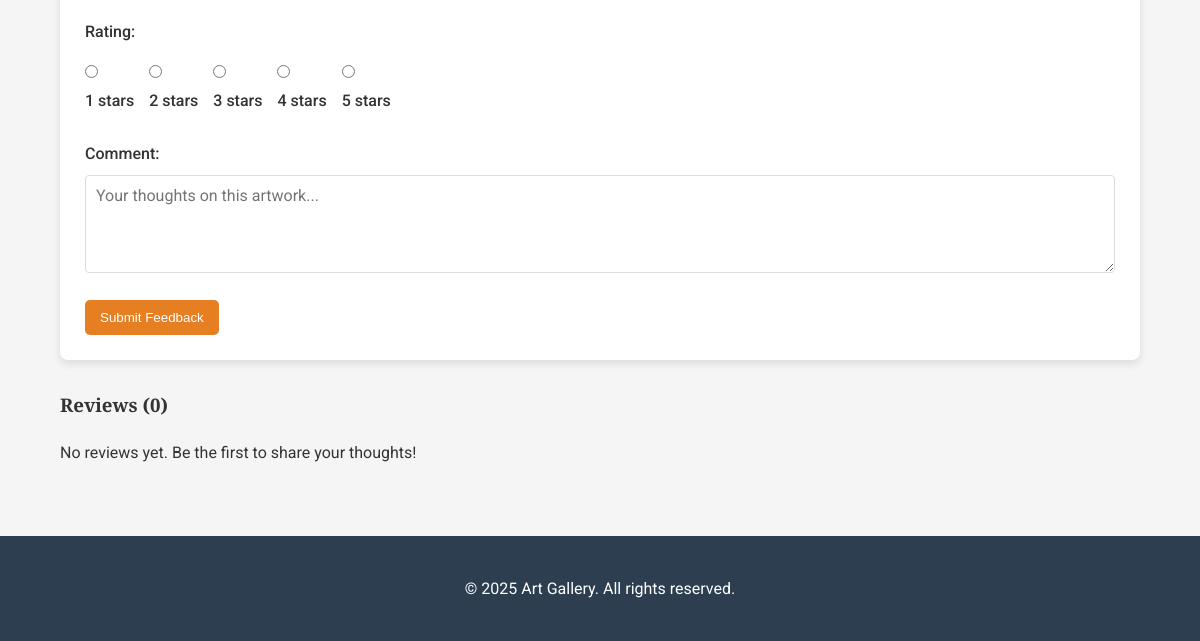
/art/6/ (lower part), run on an earlier commit of the app's database.
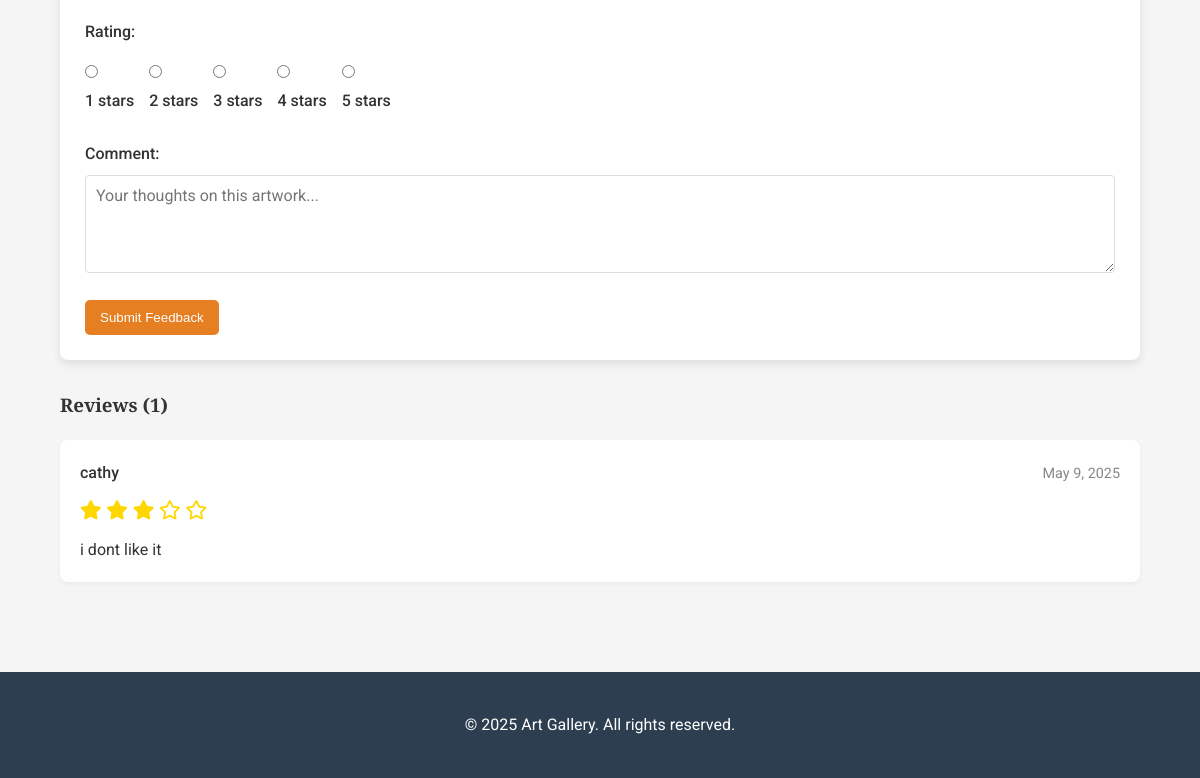
And on a later commit of the database.
### hello/models.py (models this page shows, shortened)
class ArtPiece(models.Model):
    title = models.CharField(max_length=200)
    artist = models.CharField(max_length=100)
    description = models.TextField()
    image = models.ImageField(upload_to='art_images/')
    year_created = models.IntegerField()
    created_at = models.DateTimeField(auto_now_add=True)  # ✅ added field for sorting

class Feedback(models.Model):
    art_piece = models.ForeignKey(ArtPiece, on_delete=models.CASCADE)
    name = models.CharField(max_length=100)
    email = models.EmailField()
    comment = models.TextField()
    rating = models.IntegerField()
    created_at = models.DateTimeField(auto_now_add=True)

### hello/views.py (the view)
# urls.py: path('art/<int:pk>/', views.art_piece_detail, name='art_piece_detail'),
def art_piece_detail(request, pk):
    art_piece = get_object_or_404(ArtPiece, pk=pk)
    feedback_list = art_piece.feedback_set.all()
    if request.method == 'POST':
        form = FeedbackForm(request.POST)
        if form.is_valid():
            feedback = form.save(commit=False)
            feedback.art_piece = art_piece
            feedback.save()
            messages.success(request, "Thank you for your feedback!")
            return redirect('art_piece_detail', pk=art_piece.pk)
    else:
        form = FeedbackForm()
    return render(request, 'gallery/art_piece_detail.html', {
        'art_piece': art_piece,
        'feedback_list': feedback_list,
        'form': form
    })

### hello/forms.py
class FeedbackForm(forms.ModelForm):
    RATING_CHOICES = [(i, f"{i} stars") for i in range(1, 6)]
    rating = forms.ChoiceField(
        choices=RATING_CHOICES,
        widget=forms.RadioSelect(attrs={'class': 'rating-input'}),
        label='Rating'
    )
    class Meta:
        model = Feedback
        fields = ['name', 'email', 'rating', 'comment']
        widgets = {
            'name': forms.TextInput(attrs={'class': 'form-control', 'placeholder': 'Your Name'}),
            'email': forms.EmailInput(attrs={'class': 'form-control', 'placeholder': 'Your Email (optional)'}),
            'comment': forms.Textarea(attrs={'class': 'form-control', 'placeholder': 'Your thoughts on this artwork...', 'rows': 4}),
        }
        labels = {
            'name': 'Your Name',
            'email': 'Email (optional)',
            'comment': 'Comment',
        }

### hello/templates/gallery/art_piece_detail.html (shortened to what this page needs)
{% extends 'gallery/base.html' %}
{% load static %}
{% block content %}
<div class="feedback-section">
    <div class="feedback-form">
        <form method="post">
            <div class="form-group">
                {{ form.rating.label_tag }}
                <div class="rating-options">
                    {{ form.rating }}
                </div>
            </div>
            <div class="form-group">
                {{ form.comment.label_tag }}
                {{ form.comment }}
            </div>
            <button type="submit" class="btn">Submit Feedback</button>
        </form>
    </div>
    <div class="feedback-list">
        <h3>Reviews ({{ feedback_list.count }})</h3>
        {% if feedback_list %}
            {% for feedback in feedback_list %}
            <div class="feedback-item">
                <div class="feedback-header">
                    <div class="feedback-name">{{ feedback.name }}</div>
                    <div class="feedback-date">{{ feedback.created_at|date:"F j, Y" }}</div>
                </div>
                <div class="star-rating">
                    {% for i in "12345" %}
                        {% if forloop.counter <= feedback.rating %}
                            <i class="fas fa-star"></i>
                        {% else %}
                            <i class="far fa-star"></i>
                        {% endif %}
                    {% endfor %}
                </div>
                <div class="feedback-comment">
                    {{ feedback.comment }}
                </div>
            </div>
            {% endfor %}
        {% else %}
            <p>No reviews yet. Be the first to share your thoughts!</p>
        {% endif %}
    </div>
</div>
{% endblock %}

What changed in the data, as far as the page shows it:
computed for ArtPiece: count "0" → "1"
added Feedback: name "cathy", created_at "May 9, 2025", rating 3 (drawn), comment "i dont like it"
Also different on the page:
text no longer shown: "No reviews yet. Be the first to share your thoughts!"
